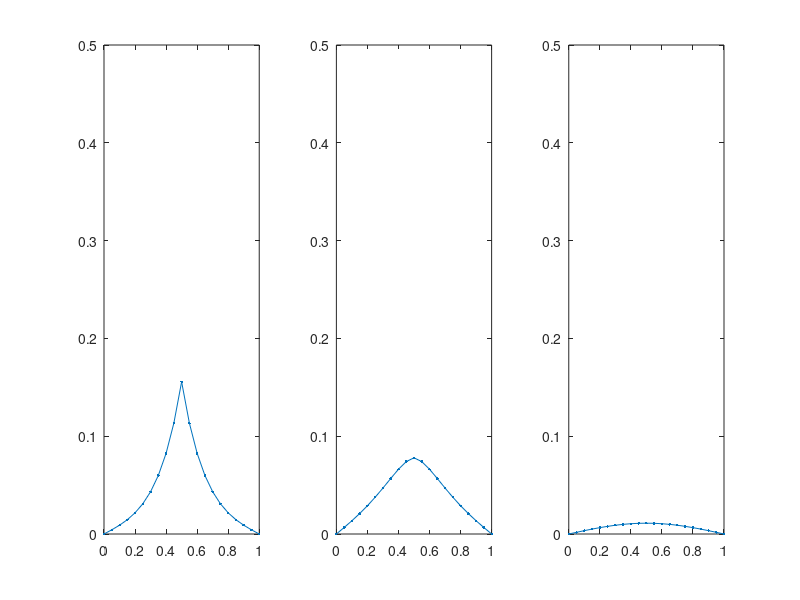

Source code (MATLAB):
x = linspace(0,1,21);
y0 = zeros(19,1);
y1 = zeros(19,1);
y2 = zeros(19,1);
y3 = zeros(19,1);
y0(10) = 1;
A = -2*diag(diag(ones(19,19)))+diag(diag(ones(18,18)),1)+diag(diag(ones(18,18)),-1);
I = diag(diag(ones(19,19)));
for i = 1:10
    y0 = (I-A.*10)^(-1)*y0;
    if i == 1
        y1 = y0;
    end
    if i == 2
        y2 = y0;
    end
    if i == 10
        y3 = y0;
    end
end
y1 = [0;y1;0];
y2 = [0;y2;0];
y3 = [0;y3;0];

subplot(1,3,1);
plot(x,y1,'.-');
axis([0 1 0 0.5]);
subplot(1,3,2);
plot(x,y2,'.-');
axis([0 1 0 0.5]);
subplot(1,3,3);
plot(x,y3,'.-');
axis([0 1 0 0.5]);